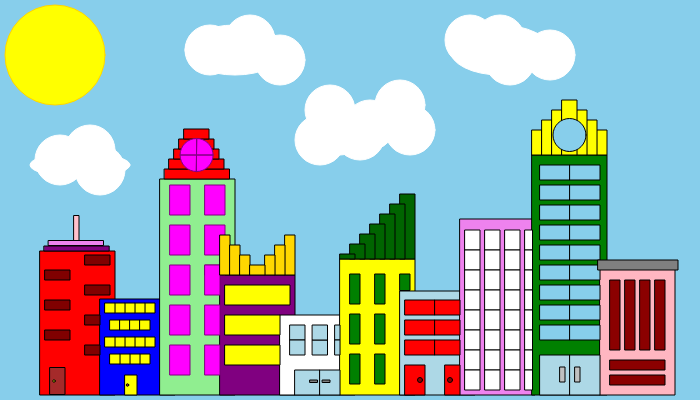
Frame 1 (no input)
Frame 60 (no input): identical to frame 1, image omitted
Frame 120 (the mouse pressed at the canvas centre since frame 60): identical to frame 1, image omitted

The p5.js sketch that drew this single still picture (run headless with seeded random() and noise() and a simulated clock; from frame 60 on, the mouse is pressed at the canvas centre):

// p5.js sketch
// ── sketch.js
var a1,a2,a3,a4,a5,a6,a7,a8,a9,a10;

function setup() {
  createCanvas(700,400);
   
  //apartment1
  a1=new Building();
  a1.position=1;
  a1.floors=18;
  
  //apartment2
  a2=new Building();
  a2.position=2.5;
  a2.floors=12;
 
  //apartment3
  a3=new Building();
  a3.position=4;
  a3.floors=27;
  
  //apartment4
  a4=new Building();
  a4.position=5.5;
  a4.floors=15;
  
  //apartment5
  a5=new Building();
  a5.position=7;
  a5.floors=10;
  
  //apartment6
  a6=new Building();
  a6.position=8.5;
  a6.floors=17;
  
  //apartment7
  a7=new Building();
  a7.position=10;
  a7.floors=13;
  
  //apartment8
  a8=new Building();
  a8.position=11.5
  a8.floors=22;
  
  //apartment9
  a9=new Building();
  a9.position=13.3;
  a9.floors=30;
  
  //apartment10
  a10= new Building();
  stroke("black");
  a10.position=15;
  a10.floors=16;
}

function draw() {
 
  //sky color
  background("skyblue");
 
  //coloring apartments
  fill("red");
  stroke("black");
  a1.display();
 
  fill("blue");
  stroke("black");
  a2.display();
  
  fill("lightgreen");
  stroke("black");
  a3.display();
  
  fill("purple");
  stroke("black");
  a4.display();
  
  fill("white");
  stroke("black");
  a5.display();
 
  fill("yellow");
  stroke("black");
  a6.display();
  
  fill("lightblue");
  stroke("black");
  a7.display();
   
  fill("violet");
  stroke("black");
  a8.display();
 
  fill("green");
  stroke("black");
  a9.display();
  
  fill("lightpink");
  stroke("black");
  a10.display();

  //The Sun
  fill("yellow");
  stroke("gold")
  circle(55,55,100);
  
  fill("purple");
  stroke("black");
  rect(44.2,246,65,5);

  fill("violet");
  stroke("black");
  rect(48.5,240.5,55,5);

  fill("pink");
  stroke("black");
  rect(74,215.5,5,25);
  
  //windows of apartment1
  fill("maroon");
  stroke("black");
  rect(85,255,25,10);
  rect(45,270,25,10);
  rect(85,285,25,10);
  rect(45,300,25,10);
  rect(85,315,15,10);
  rect(45,330,25,10);
  rect(85,345,15,10);
 
  //door of apartment1
  fill("brown");
  stroke("black");
  rect(50,367.5,15,27);
  //door handle
  fill("yellow");
  stroke("black");
  circle(54,381,2.5);

  //windows of apartment2
  fill("yellow");
  stroke("black");
  rect(145,303,10,10);
  rect(135,303,10,10);
  rect(125,303,10,10);
  rect(115,303,10,10);
  rect(105,303,10,10);
  rect(110,320,10,10);
  rect(120,320,10,10);
  rect(130,320,10,10);
  rect(140,320,10,10);
  rect(145,337,10,10);
  rect(135,337,10,10);
  rect(125,337,10,10);
  rect(115,337,10,10);
  rect(105,337,10,10);
  rect(140,354,10,10);
  rect(130,354,10,10);
  rect(120,354,10,10);
  rect(110,354,10,10);
  //door
  rect(125,375,12,20);
  //door handle
  fill("brown");
  stroke("black");
  circle(127.5,385,2.5);

  fill("red");
  stroke("black");
  rect(164.5,169,65,10);
  rect(169,159,55,10);
  rect(174,149,45,10);
  rect(179,139,35,10);
  rect(184,129,25,10);
  fill("magenta");
  stroke("purple");
  circle(196.6,155,33);
  rect(196.5,139,0,33);
  rect(180,155,33,0);
  rect(170,185,20,30);
  rect(205,185,20,30);
  rect(170,225,20,30);
  rect(205,225,20,30);
  rect(170,265,20,30);
  rect(205,265,20,10);
  rect(205,265,15,30);
  rect(170,305,20,30);
  rect(205,305,15,30);
  rect(170,345,20,30);
  rect(205,345,15,30);
  //door of apartment3 is from opposite side
  
  fill("gold");
  stroke("black");
  rect(220,235,10,40);
  rect(285,235,10,40);
  rect(230,245,10,30);
  rect(275,245,10,30);
  rect(240,255,10,20);
  rect(265,255,10,20);
  rect(250,265,15,10);
   
  //windows of apartment4
  fill("yellow");
  stroke("black");
  rect(225,285,65,20);
  rect(225,315,55,20);
  rect(225,345,55,20);
  //door of apartment4 is from opposite side
  
  //windows of apatment5
  fill("lightblue");
  stroke("black");
  rect(290,325,15,15);
  rect(290,340,15,15);
  rect(312.5,340,15,15);
  rect(312.5,325,15,15);
  rect(335,325,5,15);
  rect(335,340,5,15);
  
  //door
  rect(295,370,25,25);
  rect(320,370,20,25);
  //door handle
  fill("grey");
  stroke("black");
  rect(310,380,7.5,2.5);
  rect(322.5,380,7.5,2.5);
  
  fill("darkgreen");
  stroke("black");
  rect(400,194,15,65);
  rect(390,204,15,55);
  rect(380,214,15,45);
  rect(370,224,15,35);
  rect(360,234,15,25);
  rect(350,244,15,15);
  rect(340,254,15,5);

  //windows of apartment6
  fill("green");
  stroke("black");
  rect(350,274,10,30);
  rect(400,274,10,16.5);
  rect(375,274,10,30);
  rect(350,314,10,30);
  rect(375,314,10,30);
  rect(350,354,10,30);
  rect(375,354,10,30);
  //door of apartment6 is from opposite side
  
  //windows of apartment7
  fill("red");
  stroke("black");
  rect(405,300,30,15);
  rect(435,300,25,15);
  rect(405,320,30,15);
  rect(435,320,25,15);
  rect(405,340,30,15);
  rect(435,340,25,15);
  
  //door1 of apartment7
  rect(405,365,20,30);
  //handle of door 1 of apartment7
  fill("darkred");
  stroke("black");
  circle(420,380,5);

  //door2 of apartment7
  fill("red");
  stroke("black");
  rect(445,365,15,30);
  //door handle of door of apartment7
  fill("darkred");
  circle(450,380,5);

  //window of apartment8
  fill("white");
  stroke("black");
  rect(465,230,15,20);
  rect(485,230,15,20);
  rect(505,230,15,20);
  rect(525,230,7.5,20);
  rect(465,250,15,20);
  rect(485,250,15,20);
  rect(505,250,15,20);
  rect(525,250,7.5,20);
  rect(465,270,15,20);
  rect(485,270,15,20);
  rect(505,270,15,20);
  rect(525,270,7.5,20);
  rect(465,290,15,20);
  rect(485,290,15,20);
  rect(505,290,15,20);
  rect(525,290,7.5,20);
  rect(465,310,15,20);
  rect(485,310,15,20);
  rect(505,310,15,20);
  rect(525,310,7.5,20);
  rect(465,330,15,20);
  rect(485,330,15,20);
  rect(505,330,15,20);
  rect(525,330,7.5,20);
  rect(465,350,15,20);
  rect(485,350,15,20);
  rect(505,350,15,20);
  rect(525,350,7.5,20);
  rect(465,370,15,20);
  rect(485,370,15,20);
  rect(505,370,15,20);
  rect(525,370,7.5,20);
  //door of apartment8 is on opposite side

  fill("yellow");
  rect(532,130,10,25);
  rect(597,130,10,25);
  rect(542,120,10,35);
  rect(587,120,10,35);
  rect(552,110,10,45);
  rect(577,110,10,45);
  rect(562,100,15,55);
  
  //top window of apartment9
  stroke("black");
  fill("skyblue");
  circle(569.5,135,33)
  //windows of apartment9
  fill("skyblue");
  stroke("black");
  rect(540,165,30,15);
  rect(570,165,30,15);
  rect(540,185,30,15);
  rect(570,185,30,15);
  rect(540,205,30,15);
  rect(570,205,30,15);
  rect(540,225,30,15);
  rect(570,225,30,15);
  rect(540,245,30,15);
  rect(570,245,30,15);
  rect(540,265,30,15);
  rect(570,265,30,15);
  rect(540,285,30,15);
  rect(570,285,30,15);
  rect(540,305,30,15);
  rect(570,305,30,15);
  rect(540,325,30,15);
  rect(570,325,30,15);

  //door of the apartment9
  fill("lightblue");
  stroke("black");
  rect(540,355,30,40);
  rect(570,355,30,40);
  //door handle 
  fill("silver");
  stroke("black");
  rect(560,367,5,15);
  rect(575,367,5,15);
  
  
  fill("grey");
  stroke("black");
  rect(598,260,80,10);
  
  //windows of apartment10
  fill("darkred");
  stroke("black");
  rect(610,280,10,70);
  rect(625,280,10,70);
  rect(640,280,10,70);
  rect(655,280,10,70);
  rect(610,360,55,10);
  rect(610,375,55,10);
  //the door of the apartment 10 is from opposite side
  
  //cloud1
  fill("white");
  stroke("white");
  circle(90,150,50);
  circle(60,160,50);
  circle(100,170,50);
  ellipse(80,165,100,25);
    
  //cloud2
  fill("white");
  stroke("white");  
  circle(250,40,50);
  circle(210,50,50);
  circle(280,60,50);
  ellipse(235,50,100,50);
  
  //cloud3
  fill("white");
  stroke("white"); 
  circle(320,140,50);
  circle(330,110,50);
  circle(340,130,50);
  circle(360,135,50);
  circle(370,125,50);
  circle(400,105,50);
  circle(410,130,50);
  
  //cloud4
  fill("white");
  stroke("white"); 
  circle(500,40,50);
  circle(510,60,50);
  circle(470,40,50);
  circle(550,55,50);
  ellipse(500,50,100,50);
}


// ── Building.js
class Building{
  constructor()
  {
    this.height=10;
    this.position=1;    
    this.yPosition=350;
    this.width=75;
    this.floors=10;
    
    //Each floor is approximately equal to 12 feet
    //If a building has 3 floors it would be 3*12=36 feet high.
    this.building_height=this.floors*12;
    
  }  
  display()
  {
   this.height=this.floors*8;
   this.yPosition=395-(this.height);
    //this.xPosition=395-(this.height);
   this.xPosition=this.position*40;
   rect(this.xPosition,this.yPosition, this.width, this.height); 
  }  
  
}
